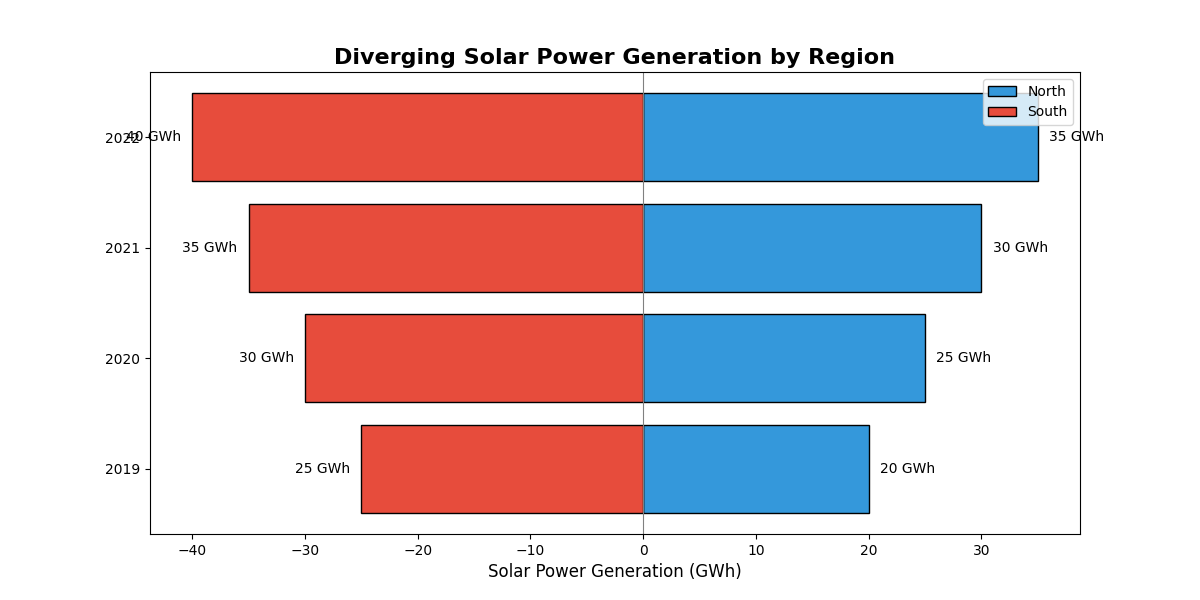

Write Python code to recreate this figure.
import matplotlib.pyplot as plt
import numpy as np

# Define regions and years
regions = ['North', 'South']
years = ['2019', '2020', '2021', '2022']

# Annual solar power generation data (GWh) for each region
north_generation = np.array([20, 25, 30, 35])
south_generation = np.array([25, 30, 35, 40])

# Diverging data
north_diverging = north_generation
south_diverging = -south_generation

colors = ['#3498db', '#e74c3c']

# Create the figure and axes
fig, ax = plt.subplots(figsize=(12, 6))

x = np.arange(len(years))

# Plot diverging bars
ax.barh(x, north_diverging, color=colors[0], label='North', edgecolor='black')
ax.barh(x, south_diverging, color=colors[1], label='South', edgecolor='black')

# Set labels and title
ax.set_xlabel('Solar Power Generation (GWh)', fontsize=12)
ax.set_title('Diverging Solar Power Generation by Region', fontsize=16, fontweight='bold')
ax.set_yticks(x)
ax.set_yticklabels(years)
ax.legend(loc='upper right')

# Annotating each bar
for i, (n, s) in enumerate(zip(north_diverging, south_diverging)):
    ax.text(n + 1, i, f'{n} GWh', va='center', fontsize=10)
    ax.text(s - 1, i, f'{-s} GWh', va='center', fontsize=10, ha='right')

ax.axvline(0, color='grey', linewidth=0.8)

# Display the plot
plt.show()
